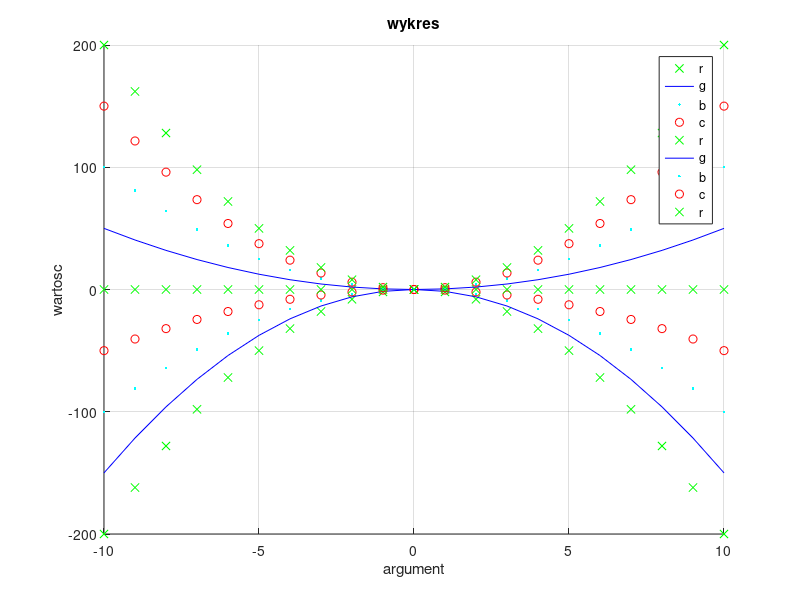

Reproduce this figure in MATLAB.
close all;    clear;


x = -10 : 1 : 10;

a = -2:.5:2;

%kolor ='rgbcrgbcrgbcrgbc';

line = 'ox-.';

%disp(line(1))


kolor = 'rgbc';
endkolor = length(kolor);
figure(1);
hold on;
grid on;
title("wykres")
ylabel("wartosc")
xlabel("argument")
for i = 1:length(a)
%    figure(1);
%    plot(x,a(i)*x.*x,kolor(mod(i,4) + 1),line(mod(i,4) + 1));
     plot(x,a(i)*x.*x,strcat(kolor(mod(i,4) + 1),line(mod(i,4) + 1)));
    %plot(x,a(i)*x.*x,kolor(mod(i,4) + 1));
    legend('r','g','b','c','r','g','b','c','r')
end
%lista = ['cos','gdzie','ktos'];
%opis = liista(1,:);
%for i = 1:3
 %   opis(i,:) = lista(i,:);
%end
%legend();







